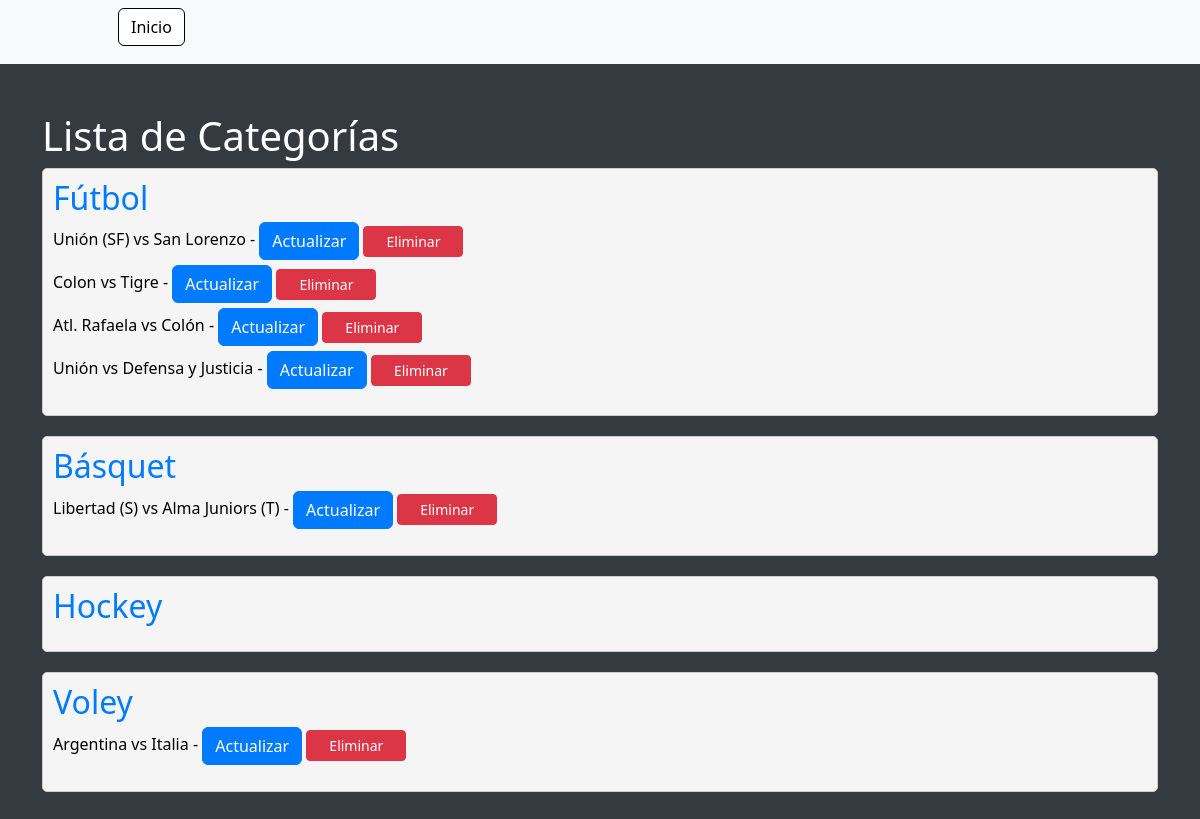
Screenshot of /evento/lista_categorias/ with the database file from the repository.
### apps/evento/models.py (models this page shows, shortened)
class EventoCategoria(models.Model):
    nombre = models.CharField(max_length=100)

class Evento(models.Model):
    titulo = models.CharField(max_length=100)
    descripcion = models.TextField()
    fecha = models.DateField()
    categoria = models.ForeignKey(EventoCategoria, on_delete=models.CASCADE)
    imagen = models.ImageField(upload_to='evento/', blank=True, null=True)

### apps/evento/views.py (the view)
# urls.py: path('lista_categorias/', views.lista_categorias, name='lista_categorias'),
def lista_categorias(request):
    categorias = EventoCategoria.objects.all()
    eventos_por_categoria = {}
    for categoria in categorias:
        eventos_por_categoria[categoria] = Evento.objects.filter(categoria=categoria)
    context = {
        'eventos_por_categoria': eventos_por_categoria
    }
    return render(request, 'evento/lista_categorias.html', context)

### apps/evento/templates/evento/lista_categorias.html (shortened to what this page needs)
<!DOCTYPE html>
<html lang="es">
<head>
    <link href="https://cdn.jsdelivr.net/npm/bootstrap@5.3.0/dist/css/bootstrap.min.css" rel="stylesheet">
</head>
<body>
    <nav class="navbar navbar-expand-lg navbar-light bg-light">
        <div class="container px-4 px-lg-5">
            <div class="collapse navbar-collapse" id="navbarSupportedContent">
                <ul class="navbar-nav me-auto mb-2 mb-lg-0 ms-lg-4">
                    <form class="d-flex" action="{% url 'Home:home' %}" method="post">
                        <button class="btn btn-inicio" type="submit">
                            Inicio
                        </button>
                    </form>
                </ul>
            </div>
        </div>
    </nav>
    <div class="container py-5">
        <h1>Lista de Categorías</h1>
        {% for categoria, eventos in eventos_por_categoria.items %}
            <div class="categoria-container">
                <h2>{{ categoria.nombre }}</h2>
                <ul>
                    {% for evento in eventos %}
                        <li>{{ evento.titulo }} - <a class="btn btn-actualizar" href="{% url 'evento:actualizar_evento' evento.id %}">Actualizar</a>
                            <form class="d-inline" action="{% url 'evento:eliminar_evento' evento.id %}" method="post" onsubmit="return confirm('¿Estás seguro que deseas eliminar este evento?');">
                                <button class="btn btn-eliminar btn-sm" type="submit">Eliminar</button>
                            </form>
                        </li>
                    {% endfor %}
                </ul>
            </div>
        {% endfor %}
    </div>
</body>
</html>

### apps/evento/templates/evento/lista_categorias.html (style rules this page uses)
body { background-color: #343a40; color: #fff; }
.categoria-container { margin-bottom: 20px; padding: 10px; background-color: #f5f5f5; border: 1px solid #ccc; border-radius: 5px; }
.categoria-container h2 { color: #007bff; margin-bottom: 5px; }
.categoria-container ul { list-style-type: none; padding: 0; }
.categoria-container li { margin-bottom: 5px; color: #000; }
.btn-inicio { background-color: #fff; border: 1px solid #000; color: #000; margin-bottom: 10px; }
.btn-actualizar { background-color: #007bff; border-color: #007bff; color: #fff; width: 100px; }
.btn-eliminar { background-color: #dc3545; border-color: #dc3545; color: #fff; width: 100px; }

### rows the page displays
EventoCategoria: nombre "Fútbol"
Evento: titulo "Unión (SF) vs San Lorenzo"
Evento: titulo "Colon vs Tigre"
Evento: titulo "Atl. Rafaela vs Colón"
Evento: titulo "Unión vs Defensa y Justicia"
EventoCategoria: nombre "Básquet"
Evento: titulo "Libertad (S) vs Alma Juniors (T)"
EventoCategoria: nombre "Hockey"
EventoCategoria: nombre "Voley"
Evento: titulo "Argentina vs Italia"
